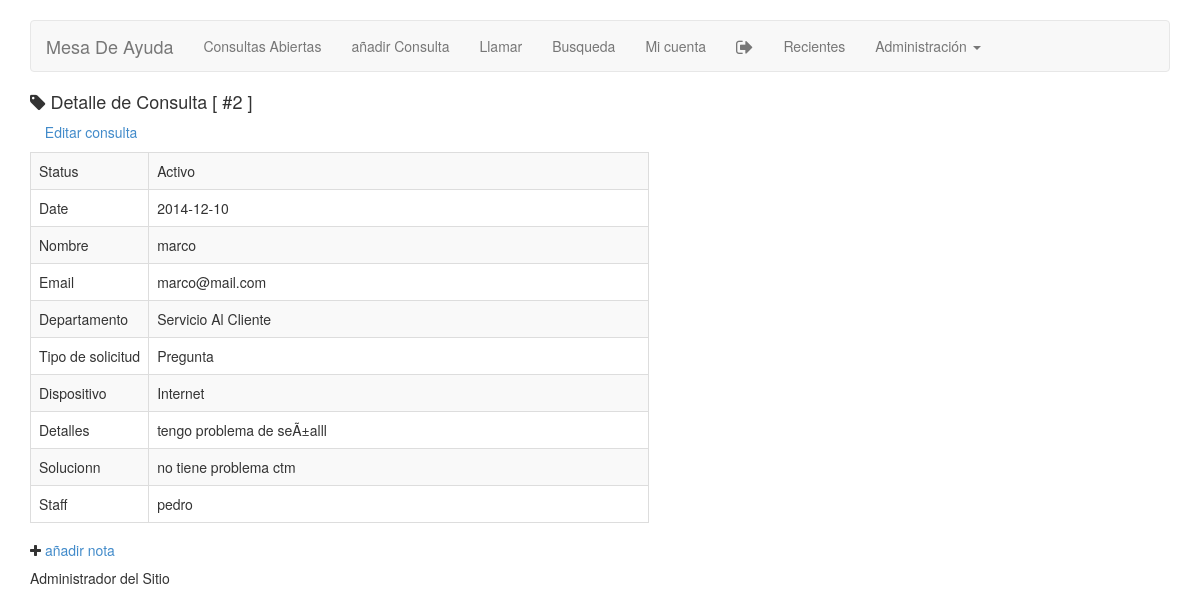
/fhd_call_details.php?call_id=2 (signed in), run on the app's committed database.
### tables this page shows
CREATE TABLE IF NOT EXISTS `site_calls` (
  `call_id` int(11) NOT NULL AUTO_INCREMENT,
  `call_first_name` varchar(100) NOT NULL,
  `call_last_name` varchar(100) NOT NULL,
  `call_phone` varchar(100) NOT NULL,
  `call_email` varchar(200) NOT NULL,
  `call_department` int(11) NOT NULL DEFAULT '0',
  `call_request` int(11) NOT NULL DEFAULT '0',
  `call_device` int(11) NOT NULL DEFAULT '0',
  `call_details` text NOT NULL,
  `call_date` int(11) NOT NULL DEFAULT '0',
  `call_date2` int(11) NOT NULL DEFAULT '0',
  `call_status` int(11) NOT NULL DEFAULT '0',
  `call_solution` text NOT NULL,
  `call_user` int(11) NOT NULL DEFAULT '0',
  `call_staff` int(11) NOT NULL DEFAULT '0',
  PRIMARY KEY (`call_id`),
  KEY `call_department` (`call_department`),
  KEY `call_request` (`call_request`),
  KEY `call_device` (`call_device`),
  KEY `call_status` (`call_status`),
  KEY `call_user` (`call_user`),
  KEY `call_staff` (`call_staff`)
);

### includes/functions.php (called while the page is built, shortened)
<?php
function checkid($id) {
	if(!is_numeric($id)){
		echo "<p>Id invalida</p>";
		exit;
		}else{
	return $id;
	}
}
function call_status($value) {
switch ($value) {
    case '0':
        $value = "Activo";
        break;
}
	return $value;
}

### includes/checksession.php (called while the page is built, shortened)
<?php
if(isset($_SESSION['user_id'])){
	$user_id = $_SESSION['user_id'];
	$user_level = $_SESSION['user_level'];
	}
	else{
	echo "<script>document.location.href='/?e=1'</script>";
	exit;
	}
?>

### includes/ez_sql_core.php (called while the page is built, shortened)
<?php
	class ezSQLcore
	{
		var $show_errors      = true;
		var $timers           = array();
		function get_host_port( $host, $default = false )
		{
			$port = $default;
			return array( $host, $port );
		}
		function flush()
		{
			$this->last_result = null;
		}
		function get_var($query=null,$x=0,$y=0)
		{
			if ( $query )
			{
				$this->query($query);
			}
			if ( $this->last_result[$y] )
			{
				$values = array_values(get_object_vars($this->last_result[$y]));
			}
			return (isset($values[$x]) && $values[$x]!=='')?$values[$x]:null;
		}
		function get_row($query=null,$output=OBJECT,$y=0)
		{
			if ( $query )
			{
				$this->query($query);
			}
			if ( $output == OBJECT )
			{
				return $this->last_result[$y]?$this->last_result[$y]:null;
			}
			elseif ( $output == ARRAY_A )
			{
				return $this->last_result[$y]?get_object_vars($this->last_result[$y]):null;
			}
			elseif ( $output == ARRAY_N )
			{
				return $this->last_result[$y]?array_values(get_object_vars($this->last_result[$y])):null;
			}
			else
			{
				$this->show_errors ? trigger_error(" \$db->get_row(string query, output type, int offset) -- Output type must be one of: OBJECT, ARRAY_A, ARRAY_N",E_USER_WARNING) : null;
			}
		}
		function timer_get_cur()
		{
			list($usec, $sec) = explode(" ",microtime());
			return ((float)$usec + (float)$sec);
		}
		function timer_start($timer_name)
		{
			$this->timers[$timer_name] = $this->timer_get_cur();
		}
		function timer_elapsed($timer_name)
		{
			return round($this->timer_get_cur() - $this->timers[$timer_name],2);
		}
	}

### includes/ez_sql_mysqli.php (called while the page is built, shortened)
<?php
	$ezsql_mysqli_str = array
	(
		1 => 'Require $dbuser and $dbpassword to connect to a database server',
		2 => 'Error establishing mySQLi database connection. Correct user/password? Correct hostname? Database server running?',
		3 => 'Require $dbname to select a database',
		4 => 'mySQLi database connection is not active',
		5 => 'Unexpected error while trying to select database'
	);
	class ezSQL_mysqli extends ezSQLcore
	{
		function ezSQL_mysqli($dbuser='', $dbpassword='', $dbname='', $dbhost='localhost', $encoding='')
		{
			$this->dbuser = $dbuser;
			$this->dbpassword = $dbpassword;
			$this->dbname = $dbname;
			$this->encoding = $encoding;
		}
		function connect($dbuser='', $dbpassword='', $dbhost='localhost', $dbport=false)
		{
			global $ezsql_mysqli_str; $return_val = false;
			if ( ! $dbuser )
			{
				$this->register_error($ezsql_mysqli_str[1].' in '.__FILE__.' on line '.__LINE__);
				$this->show_errors ? trigger_error($ezsql_mysqli_str[1],E_USER_WARNING) : null;
			}
			else if ( ! $this->dbh = new mysqli($dbhost,$dbuser,$dbpassword, '', $dbport) )
			{
				$this->register_error($ezsql_mysqli_str[2].' in '.__FILE__.' on line '.__LINE__);
				$this->show_errors ? trigger_error($ezsql_mysqli_str[2],E_USER_WARNING) : null;
			}
			else
			{
				$return_val = true;
			}
			return $return_val;
		}
		function select($dbname='', $encoding='')
		{
			global $ezsql_mysqli_str; $return_val = false;
			if ( ! $dbname )
			{
				$this->register_error($ezsql_mysqli_str[3].' in '.__FILE__.' on line '.__LINE__);
				$this->show_errors ? trigger_error($ezsql_mysqli_str[3],E_USER_WARNING) : null;
			}
			else if ( ! $this->dbh )
			{
				$this->register_error($ezsql_mysqli_str[4].' in '.__FILE__.' on line '.__LINE__);
				$this->show_errors ? trigger_error($ezsql_mysqli_str[4],E_USER_WARNING) : null;
			}
			else if ( !@$this->dbh->select_db($dbname) )
			{
				if ( !$str = @$this->dbh->error)
					  $str = $ezsql_mysqli_str[5];
				$this->register_error($str.' in '.__FILE__.' on line '.__LINE__);
				$this->show_errors ? trigger_error($str,E_USER_WARNING) : null;
			}
			else
			{
				$return_val = true;
			}
			return $return_val;
		}
		function query($query)
		{
			$return_val = 0;
			$query = trim($query);
			$this->result = @$this->dbh->query($query);
			$is_insert = false;
			if ( preg_match("/^(insert|delete|update|replace|truncate|drop|create|alter|begin|commit|rollback|set)/i",$query) )
			{
				$this->rows_affected = @$this->dbh->affected_rows;
				if ( preg_match("/^(insert|replace)\s+/i",$query) )
				{
					$this->insert_id = @$this->dbh->insert_id;
				}
				$return_val = $this->rows_affected;
			}
			else
			{
				$i=0;
				$num_rows=0;
				while ( $row = @$this->result->fetch_object() )
				{
					$num_rows++;
				}
				$this->num_rows = $num_rows;
				$return_val = $this->num_rows;
			}
			return $return_val;
		}
	}

### fhd_call_details.php (the view, shortened to what this page needs)
<?php
include("includes/checksession.php");
?>
<!DOCTYPE html>
<html lang="en">
<head>
<?php
include("includes/header.php");
include("includes/all-nav.php");
include("includes/functions.php");
$call_id = checkid($_GET['call_id']);
include("includes/ez_sql_core.php");
include("includes/ez_sql_mysqli.php");
$db = new ezSQL_mysqli(db_user,db_password,db_name,db_host);
$nacl = md5(AUTH_KEY.$db->get_var("select last_login from site_users where user_id = $user_id;"));
$site_calls = $db->get_row("SELECT call_id,call_first_name,call_last_name,call_phone,call_email,call_department,call_request,call_device,call_details ,call_date,call_date2,call_status,call_solution,call_user,call_staff FROM site_calls WHERE (call_id = $call_id) limit 1;");
?>
<h4><i class='fa fa-tag'></i> Detalle de Consulta [ #<?php echo $call_id;?> ]</h4>
<?php if($user_level <> 1){ ?>
<p><i class="glyphicon glyphicon-edit"></i> <a href="fhd_call_edit.php?call_id=<?php echo $call_id;?>">Editar consulta</a></p>
<?php } ?>
<table class="<?php echo $table_style_2;?>" style='width: auto;'>
<?php
	$call_id = $site_calls->call_id;
	$call_request = $site_calls->call_request;
	$request_name = $db->get_var("SELECT type_name from site_types WHERE (type_id = $call_request);");
	$call_department = $site_calls->call_department;
	$department_name = $db->get_var("SELECT type_name from site_types WHERE (type_id = $call_department);");
	$call_device = $site_calls->call_device;
	$device_name = $db->get_var("SELECT type_name from site_types WHERE (type_id = $call_device);");
	$call_staff = $site_calls->call_staff;
	$staff_name = $db->get_var("SELECT user_name from site_users WHERE (user_id = $call_staff);");
	$call_date = date("Y-m-d",($site_calls->call_date + (FHD_TIMEADJUST * 3600)));
	echo "<tr><td>Status</td><td>" . call_status($site_calls->call_status) . "</td></tr>\n";
	echo "<tr><td>Date</td><td>" . $call_date . "</td></tr>\n";
	echo "<tr><td>Nombre</td><td>" . $site_calls->call_first_name . "</td></tr>\n";
	echo "<tr><td>Email</td><td>".$site_calls->call_email."</td></tr>\n";
	echo "<tr><td>Departamento</td><td>$department_name</td></tr>\n";
	echo "<tr><td>Tipo de solicitud</td><td>$request_name</td></tr>\n";
	echo "<tr><td>Dispositivo</td><td>$device_name</td></tr>\n";
	echo "<tr><td>Detalles</td><td style='width: 500px;'>".$site_calls->call_details."</td></tr>\n";
	echo "<tr><td>Solucionn</td><td style='width: 500px;'>".$site_calls->call_solution."</td></tr>\n";
	echo "<tr><td>Staff</td><td>$staff_name</td></tr>\n";
?>
</table>
<h5><i class="fa fa-plus"></i> <a href="fhd_add_note.php?call_id=<?php echo $call_id;?>&action=add&nacl=<?php echo $nacl;?>">añadir nota</a></h5>
<?php
if(isset($_SESSION['user_name'])){
	echo "" . $_SESSION['user_name'] . "";
}
include("includes/footer.php");

### css/navbar.css (style rules this page uses)
body { padding-top: 20px; padding-bottom: 20px; }

### data on the page
site_calls: call_status "Activo", call_date "2014-12-10", call_first_name "marco", call_email "marco@mail.com", call_details "tengo problema de seÃ±alll", call_solution "no tiene problema ctm"

### other printed values
$call_id "2"
$department_name "Servicio Al Cliente"
$request_name "Pregunta"
$device_name "Internet"
$staff_name "pedro"
$_SESSION['user_name'] "Administrador del Sitio"
